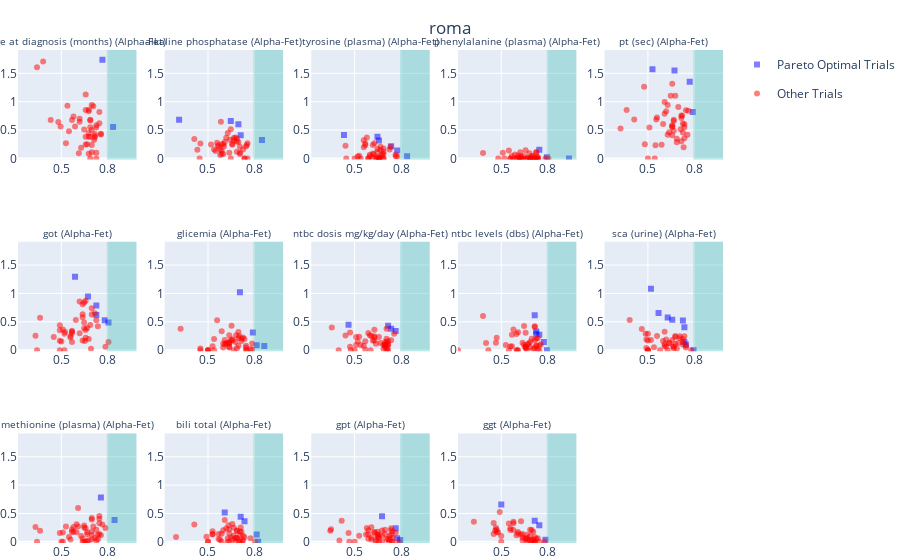

Source (notebook cell):
### Code cell
import warnings
warnings.filterwarnings("ignore")
from utils import *
import pickle
with open('chile.pickle', 'rb') as handle:
    studies = pickle.load(handle)      # Saca la cosa
study = studies[0] #.trials.__len__()
plot_all_studies(studies, .8, 0, 'chile')

### Figure 1 — Plotly figure (JSON) as saved in the notebook; plotly's stock layout.template omitted (floating-point values rounded to 4 significant figures)
{"data": [{"legendgroup": "group1", "marker": {"color": "blue", "opacity": 0.5, "symbol": "square"}, "mode": "markers", "name": "Pareto Optimal Trials", "showlegend": true, "type": "scatter", "x": [0.8333, 0.7647], "xaxis": "x", "y": [0.5521, 1.737], "yaxis": "y"}, {"legendgroup": "group2", "marker": {"color": "red", "opacity": 0.5}, "mode": "markers", "name": "Other Trials", "showlegend": true, "type": "scatter", "x": [0.5392, 0.7451, 0.6569, 0.6765, 0.6961, 0.5686, 0.6961, 0.6569, 0.6863, 0.7108, 0.7157, 0.5882, 0.6765, 0.3431, 0.6667, 0.6863, 0.6765, 0.6863, 0.6569, 0.7549, 0.7255, 0.6176, 0.6275, 0.6961, 0.6569, 0.4804, 0.6961, 0.6765, 0.7059, 0.7255, 0.4951, 0.5294, 0.6863, 0.6127, 0.7451, 0.6176, 0.7157, 0.7549, 0.6765, 0.6471, 0.7255, 0.6863, 0.3824, 0.5784, 0.4314, 0.7157, 0.7255, 0.549], "xaxis": "x", "y": [0.9285, 0.8195, 0.3824, 0.4474, 0.5003, 0.6775, 0.1072, 0.2435, 0.6811, 0.3255, 0.4299, 0.562, 0.857, 1.608, 0.2509, 0, 0.08378, 0.6688, 1.128, 0.4343, 0.5447, 0.647, 0.1902, 0.9405, 0.8528, 0.6403, 0.2359, 0.8298, 0.9179, 0.1005, 0.5624, 0.2681, 0.5504, 0.08946, 0.6182, 0.698, 0.3684, 0.4207, 0.3837, 0.5105, 0.5868, 0.382, 1.709, 0.7407, 0.6772, 0.3962, 0, 0.481], "yaxis": "y"}, {"legendgroup": "group1", "marker": {"color": "blue", "opacity": 0.5, "symbol": "square"}, "mode": "markers", "name": "Pareto Optimal Trials", "showlegend": false, "type": "scatter", "x": [0.7255, 0.6716, 0.5882, 0.7255, 0.8039, 0.7794], "xaxis": "x6", "y": [0.6209, 0.9469, 1.295, 0.7871, 0.4871, 0.5284], "yaxis": "y6"}, {"legendgroup": "group2", "marker": {"color": "red", "opacity": 0.5}, "mode": "markers", "name": "Other Trials", "showlegend": false, "type": "scatter", "x": [0.5931, 0.3627, 0.5196, 0.652, 0.5, 0.6373, 0.6961, 0.5098, 0.6863, 0.4902, 0.6373, 0.5686, 0.4902, 0.6176, 0.6471, 0.6373, 0.6176, 0.6373, 0.6569, 0.6961, 0.5588, 0.4902, 0.451, 0.3333, 0.6569, 0.6471, 0.8039, 0.5588, 0.3431, 0.6765, 0.6569, 0.6471, 0.7843, 0.6912, 0.7255, 0.4902, 0.7353, 0.7157, 0.5245, 0.6667, 0.5686, 0.5686, 0.5196, 0.5686], "xaxis": "x6", "y": [0.5292, 0.5713, 0.2892, 0.1611, 0.1528, 0.5811, 0.6301, 0.3657, 0.4449, 0.1664, 0.1693, 0.3406, 0.441, 0.298, 0.8391, 0.6327, 0.8579, 0.8111, 0.3561, 0.7369, 0.2242, 0, 0.2314, 0.2543, 0.8693, 0.3866, 0.1423, 0.2494, 0, 0.1975, 0.218, 0.4853, 0.0611, 0.02518, 0.5275, 0.3491, 0.4228, 0.6512, 0.3199, 0.3885, 0.3019, 0.1434, 0, 0.3254], "yaxis": "y6"}, {"legendgroup": "group1", "marker": {"color": "blue", "opacity": 0.5, "symbol": "square"}, "mode": "markers", "name": "Pareto Optimal Trials", "showlegend": false, "type": "scatter", "x": [0.8431, 0.7549], "xaxis": "x11", "y": [0.3868, 0.7815], "yaxis": "y11"}, {"legendgroup": "group2", "marker": {"color": "red", "opacity": 0.5}, "mode": "markers", "name": "Other Trials", "showlegend": false, "type": "scatter", "x": [0.5784, 0.6078, 0.7451, 0.5588, 0.7843, 0.6961, 0.6471, 0.7353, 0.7255, 0.6961, 0.6765, 0.6373, 0.7451, 0.598, 0.7157, 0.5098, 0.3333, 0.5784, 0.5686, 0.5294, 0.7647, 0.6373, 0.3627, 0.549, 0.5686, 0.598, 0.6275, 0.3431, 0.6569, 0.4902, 0.6667, 0.6961, 0.7451, 0.7255, 0.6961, 0.6569, 0.5, 0.6078, 0.5098, 0.6471, 0.6667, 0.6471, 0.6667, 0.7059, 0.7451, 0.7549, 0.7353, 0.6961], "xaxis": "x11", "y": [0.2625, 0.2705, 0.1395, 0.0425, 0.2464, 0.04357, 0.289, 0.1275, 0.02381, 0.1193, 0.02753, 0.06074, 0.3297, 0.3121, 0.06924, 0.1635, 0.2636, 0.1765, 0.1724, 0.2727, 0.3069, 0, 0.1967, 0.08684, 0.2168, 0.1704, 0.1047, 0, 0, 0.1556, 0.171, 0.3929, 0.4069, 0.2126, 0.1812, 0.2405, 0, 0.596, 0, 0, 0.135, 0.2514, 0.009928, 0.2713, 0.4566, 0.1145, 0.04704, 0.421], "yaxis": "y11"}, {"legendgroup": "group1", "marker": {"color": "blue", "opacity": 0.5, "symbol": "square"}, "mode": "markers", "name": "Pareto Optimal Trials", "showlegend": false, "type": "scatter", "x": [0.848, 0.6961, 0.7108, 0.3137, 0.6471], "xaxis": "x2", "y": [0.3266, 0.6006, 0.4087, 0.681, 0.6611], "yaxis": "y2"}, {"legendgroup": "group2", "marker": {"color": "red", "opacity": 0.5}, "mode": "markers", "name": "Other Trials", "showlegend": false, "type": "scatter", "x": [0.6961, 0.6471, 0.5392, 0.6471, 0.4461, 0.7451, 0.7059, 0.7059, 0.6569, 0.6863, 0.5833, 0.4118, 0.5882, 0.7353, 0.75, 0.549, 0.6765, 0.6275, 0.7549, 0.5588, 0.7059, 0.7353, 0.6667, 0.6863, 0.6029, 0.6863, 0.5196, 0.6176, 0.5784, 0.6078, 0.5882, 0.6373, 0.5882, 0.7255, 0.5686, 0.598, 0.5784, 0.6667, 0.4314, 0.6422, 0.5637, 0.7549, 0.451, 0.598, 0.6569], "xaxis": "x2", "y": [0.2908, 0.5136, 0.1577, 0, 0, 0.2118, 0.206, 0.101, 0.2593, 0.351, 0.6451, 0.3405, 0.1363, 0, 0.2373, 0.1311, 0.3698, 0.4485, 0.2672, 0.2759, 0.07682, 0, 0.3168, 0.3001, 0.2107, 0.1192, 0.2439, 0.3642, 0.1592, 0.2883, 0.2484, 0.09816, 0.08323, 0.1582, 0.2098, 0.07639, 0.05919, 0.3614, 0.1518, 0.3292, 0.2343, 0, 0.2652, 0.2487, 0.2389], "yaxis": "y2"}, {"legendgroup": "group1", "marker": {"color": "blue", "opacity": 0.5, "symbol": "square"}, "mode": "markers", "name": "Pareto Optimal Trials", "showlegend": false, "type": "scatter", "x": [0.8627, 0.7059, 0.8137, 0.7892], "xaxis": "x7", "y": [0.07342, 1.019, 0.08495, 0.3104], "yaxis": "y7"}, {"legendgroup": "group2", "marker": {"color": "red", "opacity": 0.5}, "mode": "markers", "name": "Other Trials", "showlegend": false, "type": "scatter", "x": [0.6176, 0.701, 0.75, 0.6765, 0.5882, 0.7157, 0.451, 0.7353, 0.6373, 0.451, 0.598, 0.6961, 0.7157, 0.5, 0.6863, 0.5, 0.6569, 0.7745, 0.7843, 0.6373, 0.7255, 0.5392, 0.5294, 0.6961, 0.6373, 0.6176, 0.5, 0.5392, 0.652, 0.6373, 0.7451, 0.7843, 0.7451, 0.6814, 0.6078, 0.6078, 0.6667, 0.5588, 0.6373, 0.598, 0.3235, 0.6471, 0.7451, 0.6961, 0.6373, 0.6569], "xaxis": "x7", "y": [0.1155, 0.249, 0, 0.1444, 0.3339, 0.1595, 0.03033, 0.197, 0.04792, 0, 0.1165, 0.2143, 0.2063, 0, 0.03273, 0, 0.1719, 0.01833, 0.1169, 0.1388, 0.2207, 0.196, 0.07077, 0.3191, 0.1179, 0.1267, 0, 0, 0.4294, 0.127, 0, 0.008651, 0.07767, 0.2629, 0.1783, 0.09991, 0, 0.5252, 0.2609, 0.04706, 0.3774, 0.1777, 0.04818, 0.07745, 0.06117, 0.1912], "yaxis": "y7"}, {"legendgroup": "group1", "marker": {"color": "blue", "opacity": 0.5, "symbol": "square"}, "mode": "markers", "name": "Pareto Optimal Trials", "showlegend": false, "type": "scatter", "x": [0.6078, 0.8235, 0.7353, 0.8137, 0.7108], "xaxis": "x12", "y": [0.5166, 0, 0.3631, 0.1286, 0.4412], "yaxis": "y12"}, {"legendgroup": "group2", "marker": {"color": "red", "opacity": 0.5}, "mode": "markers", "name": "Other Trials", "showlegend": false, "type": "scatter", "x": [0.7108, 0.6863, 0.6863, 0.7255, 0.5294, 0.6324, 0.6373, 0.6569, 0.8039, 0.6176, 0.6667, 0.7059, 0.6765, 0.5294, 0.7059, 0.5, 0.6373, 0.701, 0.6863, 0.6863, 0.4902, 0.6471, 0.6275, 0.6373, 0.7206, 0.2941, 0.5, 0.5686, 0.5882, 0.6275, 0.7745, 0.7059, 0.6667, 0.5784, 0.5686, 0.6569, 0.4118, 0.5294, 0.598, 0.7255, 0.6078, 0.7157, 0.5882, 0.6765, 0.7353], "xaxis": "x12", "y": [0.2539, 0.06295, 0.191, 0.107, 0.1389, 0.2922, 0.2211, 0.3163, 0, 0.2348, 0.1137, 0.1134, 0.01368, 0.1292, 0.01914, 0, 0.1481, 0, 0.1995, 0.06609, 0.09188, 0.07745, 0, 0, 0, 0.08785, 0, 0.05132, 0, 0.06362, 0.0618, 0.1812, 0.2497, 0.03923, 0.1402, 0.04287, 0.3064, 0.1857, 0.2043, 0.02936, 0.3863, 0.1779, 0.1409, 0.07006, 0.08219], "yaxis": "y12"}, {"legendgroup": "group1", "marker": {"color": "blue", "opacity": 0.5, "symbol": "square"}, "mode": "markers", "name": "Pareto Optimal Trials", "showlegend": false, "type": "scatter", "x": [0.7745, 0.6569, 0.6471, 0.8382, 0.4314, 0.7353], "xaxis": "x3", "y": [0.1411, 0.315, 0.3833, 0.04019, 0.4146, 0.2157], "yaxis": "y3"}, {"legendgroup": "group2", "marker": {"color": "red", "opacity": 0.5}, "mode": "markers", "name": "Other Trials", "showlegend": false, "type": "scatter", "x": [0.5686, 0.7304, 0.6569, 0.6176, 0.6863, 0.6863, 0.598, 0.6176, 0.6667, 0.5392, 0.7255, 0.5, 0.5196, 0.5882, 0.598, 0.6618, 0.6765, 0.5294, 0.4461, 0.5588, 0.6225, 0.6422, 0.6863, 0.6471, 0.7647, 0.6373, 0.6176, 0.6765, 0.6275, 0.5784, 0.5882, 0.7647, 0.6569, 0.6471, 0.4412, 0.6471, 0.5686, 0.7745, 0.6569, 0.5588, 0.6667, 0.6863, 0.6863, 0.6569], "xaxis": "x3", "y": [0.2322, 0.2071, 0, 0.2352, 0, 0.07696, 0.06338, 0.02235, 0.2051, 0, 0.1551, 0, 0.03549, 0, 0.03716, 0, 0.05136, 0.04642, 0, 0.1975, 0.07267, 0.02672, 0.1193, 0.1663, 0.07021, 0, 0.08463, 0.07672, 0.2674, 0.3693, 0, 0.03993, 0, 0, 0.2214, 0.1112, 0.2622, 0.03456, 0.0201, 0.3215, 0.1548, 0, 0.1766, 0], "yaxis": "y3"}, {"legendgroup": "group1", "marker": {"color": "blue", "opacity": 0.5, "symbol": "square"}, "mode": "markers", "name": "Pareto Optimal Trials", "showlegend": false, "type": "scatter", "x": [0.7353, 0.7157, 0.7647, 0.4608], "xaxis": "x8", "y": [0.3784, 0.429, 0.3355, 0.4491], "yaxis": "y8"}, {"legendgroup": "group2", "marker": {"color": "red", "opacity": 0.5}, "mode": "markers", "name": "Other Trials", "showlegend": false, "type": "scatter", "x": [0.7059, 0.6667, 0.7059, 0.7059, 0.6176, 0.5392, 0.7549, 0.5196, 0.4412, 0.4755, 0.6961, 0.6275, 0.6863, 0.3971, 0.7157, 0.6961, 0.7108, 0.6275, 0.6961, 0.7157, 0.5294, 0.5098, 0.7059, 0.4706, 0.7157, 0.7059, 0.5588, 0.7157, 0.6961, 0.3529, 0.6078, 0.6275, 0.6961, 0.5882, 0.6569, 0.5686, 0.6275, 0.6373, 0.5, 0.7353, 0.5686, 0.4706, 0.6863, 0.5098, 0.598, 0.6029], "xaxis": "x8", "y": [0.2013, 0.124, 0.1431, 0.1047, 0.1704, 0.08893, 0.2879, 0.1527, 0.2594, 0, 0.05628, 0.361, 0.02105, 0, 0.08658, 0.07344, 0.03501, 0.2433, 0.08485, 0.1025, 0.2348, 0.08857, 0.3774, 0.311, 0.1623, 0, 0.0782, 0, 0.1455, 0.4009, 0.2489, 0.2223, 0.09757, 0.3017, 0.2329, 0.01155, 0.1705, 0.1129, 0, 0.1722, 0.1585, 0.05967, 0.09299, 0.2295, 0.2613, 0], "yaxis": "y8"}, {"legendgroup": "group1", "marker": {"color": "blue", "opacity": 0.5, "symbol": "square"}, "mode": "markers", "name": "Pareto Optimal Trials", "showlegend": false, "type": "scatter", "x": [0.7647, 0.7941, 0.7745, 0.6765], "xaxis": "x13", "y": [0.2421, 0.03478, 0.0641, 0.452], "yaxis": "y13"}, {"legendgroup": "group2", "marker": {"color": "red", "opacity": 0.5}, "mode": "markers", "name": "Other Trials", "showlegend": false, "type": "scatter", "x": [0.6078, 0.6569, 0.6078, 0.7402, 0.4608, 0.6373, 0.4657, 0.7451, 0.7206, 0.6765, 0.7255, 0.6961, 0.7059, 0.6471, 0.5, 0.7255, 0.348, 0.402, 0.5882, 0.6961, 0.7451, 0.6275, 0.5784, 0.7157, 0.5294, 0.6078, 0.6373, 0.5735, 0.6471, 0.7353, 0.7451, 0.7647, 0.6569, 0.3431, 0.6765, 0.7353, 0.5882, 0.6275, 0.7353, 0.7843, 0.6569, 0.652, 0.5882, 0.4167, 0.6765, 0.6471], "xaxis": "x13", "y": [0.0769, 0.06414, 0.2594, 0, 0.156, 0, 0, 0.07067, 0, 0, 0.04628, 0.2148, 0.04846, 0.09084, 0, 0.1049, 0.2223, 0.02274, 0.05523, 0.1384, 0.1844, 0.1659, 0.2452, 0.04864, 0.109, 0.04123, 0.02969, 0.1304, 0.1311, 0.2028, 0, 0.1587, 0.1271, 0.1956, 0.1032, 0.2383, 0.2042, 0.1716, 0.1286, 0, 0, 0.09043, 0.136, 0.3723, 0.202, 0.1788], "yaxis": "y13"}, {"legendgroup": "group1", "marker": {"color": "blue", "opacity": 0.5, "symbol": "square"}, "mode": "markers", "name": "Pareto Optimal Trials", "showlegend": false, "type": "scatter", "x": [0.9363, 0.7451, 0.7941], "xaxis": "x4", "y": [0, 0.1548, 0.01951], "yaxis": "y4"}, {"legendgroup": "group2", "marker": {"color": "red", "opacity": 0.5}, "mode": "markers", "name": "Other Trials", "showlegend": false, "type": "scatter", "x": [0.549, 0.5882, 0.6863, 0.6667, 0.6814, 0.5588, 0.7059, 0.3824, 0.6569, 0.7353, 0.6618, 0.6961, 0.5686, 0.7255, 0.7353, 0.5196, 0.6078, 0.6275, 0.7843, 0.7353, 0.598, 0.6176, 0.6961, 0.6225, 0.4804, 0.6275, 0.7353, 0.6176, 0.7255, 0.8039, 0.5098, 0.7157, 0.7255, 0.6863, 0.6373, 0.6471, 0.5588, 0.6667, 0.6863, 0.5784, 0.598, 0.7255, 0.6275, 0.7059, 0.6176, 0.6863, 0.7059], "xaxis": "x4", "y": [0.1399, 0.06824, 0.00404, 0, 0.09188, 0, 0.04125, 0.09487, 0.1425, 0.02957, 0, 0.04396, 0.04401, 0, 0.003767, 0, 0.05356, 0, 0, 0, 0, 0.01955, 0.006036, 0.1092, 0, 0.04178, 0, 0.005383, 0.1115, 0, 0.1015, 0.001808, 0, 0, 0, 0.03719, 0, 0, 0, 0, 0, 0.1016, 0, 0, 0, 0, 0], "yaxis": "y4"}, {"legendgroup": "group1", "marker": {"color": "blue", "opacity": 0.5, "symbol": "square"}, "mode": "markers", "name": "Pareto Optimal Trials", "showlegend": false, "type": "scatter", "x": [0.7255, 0.7157, 0.7745, 0.7255, 0.7451, 0.7941], "xaxis": "x9", "y": [0.289, 0.6169, 0.1429, 0.3293, 0.2692, 0], "yaxis": "y9"}, {"legendgroup": "group2", "marker": {"color": "red", "opacity": 0.5}, "mode": "markers", "name": "Other Trials", "showlegend": false, "type": "scatter", "x": [0.5784, 0.6863, 0.6863, 0.7157, 0.598, 0.7255, 0.3824, 0.5294, 0.7059, 0.2206, 0.6078, 0.598, 0.6078, 0.6569, 0.6569, 0.7157, 0.6716, 0.6029, 0.7353, 0.6569, 0.5686, 0.7549, 0.6471, 0.549, 0.5686, 0.7157, 0.6569, 0.7255, 0.4657, 0.6373, 0.7353, 0.7451, 0.4706, 0.7451, 0.6667, 0.6961, 0.6765, 0.7255, 0.6569, 0.6471, 0.4167, 0.402, 0.5588, 0.7157], "xaxis": "x9", "y": [0.3636, 0.05218, 0.1453, 0.1743, 0.2847, 0.2055, 0.6018, 0.08845, 0.022, 0, 0.3142, 0, 0, 0.03204, 0.07049, 0.4225, 0.1052, 0, 0.01621, 0.3055, 0.06669, 0.1053, 0.4259, 0, 0.2713, 0.03488, 0.05339, 0.08269, 0.1311, 0.1288, 0.2141, 0.08264, 0.2185, 0, 0, 0.201, 0.1166, 0.07191, 0.05431, 0.09715, 0, 0.1265, 0.06435, 0.4078], "yaxis": "y9"}, {"legendgroup": "group1", "marker": {"color": "blue", "opacity": 0.5, "symbol": "square"}, "mode": "markers", "name": "Pareto Optimal Trials", "showlegend": false, "type": "scatter", "x": [0.7843, 0.5, 0.7157, 0.7451], "xaxis": "x14", "y": [0.03831, 0.658, 0.372, 0.2924], "yaxis": "y14"}, {"legendgroup": "group2", "marker": {"color": "red", "opacity": 0.5}, "mode": "markers", "name": "Other Trials", "showlegend": false, "type": "scatter", "x": [0.5, 0.6863, 0.6961, 0.6863, 0.7157, 0.5784, 0.7157, 0.6373, 0.7059, 0.4608, 0.4804, 0.5588, 0.549, 0.6765, 0.6569, 0.7157, 0.598, 0.6569, 0.6863, 0.5784, 0.7451, 0.7353, 0.6275, 0.4902, 0.6275, 0.3235, 0.4706, 0.7794, 0.7059, 0.6078, 0.451, 0.7255, 0.6373, 0.4706, 0.451, 0.6961, 0.7059, 0.6667, 0.6078, 0.5784, 0.6667, 0.6667, 0.4657, 0.6373, 0.5, 0.5588], "xaxis": "x14", "y": [0, 0.2133, 0.2088, 0.1054, 0.08596, 0.2071, 0, 0.07684, 0.04303, 0.1982, 0.1645, 0.2417, 0.3259, 0.03172, 0.05457, 0, 0.1175, 0.0564, 0.02531, 0.3566, 0, 0.06181, 0.3628, 0.5252, 0.1273, 0.3553, 0.1756, 0, 0.1772, 0.1741, 0.3337, 0.05247, 0.02283, 0.2122, 0.1398, 0.0322, 0, 0.1245, 0.1494, 0.3299, 0.07273, 0, 0.2469, 0.1382, 0.1027, 0.2106], "yaxis": "y14"}, {"legendgroup": "group1", "marker": {"color": "blue", "opacity": 0.5, "symbol": "square"}, "mode": "markers", "name": "Pareto Optimal Trials", "showlegend": false, "type": "scatter", "x": [0.7892, 0.5294, 0.6716, 0.7696], "xaxis": "x5", "y": [0.8197, 1.57, 1.55, 1.35], "yaxis": "y5"}, {"legendgroup": "group2", "marker": {"color": "red", "opacity": 0.5}, "mode": "markers", "name": "Other Trials", "showlegend": false, "type": "scatter", "x": [0.6373, 0.4804, 0.7353, 0.6667, 0.6569, 0.5539, 0.5, 0.598, 0.6176, 0.5098, 0.7206, 0.6863, 0.7451, 0.7157, 0.7108, 0.6275, 0.6765, 0.7353, 0.6961, 0.6569, 0.6275, 0.7255, 0.7255, 0.6863, 0.4118, 0.5882, 0.7598, 0.7157, 0.6667, 0.6569, 0.6471, 0.7549, 0.6667, 0.6078, 0.6078, 0.3627, 0.549, 0.7157, 0.6569, 0.4755, 0.5441, 0.7304, 0.6569, 0.3235, 0.5588, 0.7353], "xaxis": "x5", "y": [0.4625, 0.2497, 0.6004, 0.4867, 0.4082, 0.6882, 0, 0.606, 0.8337, 0.5451, 0.7531, 0.2842, 0.8506, 0.7574, 0.5149, 0.419, 1.105, 0.3536, 0.9084, 0.5536, 0.942, 0.459, 0.6146, 0.3487, 0.6863, 0.2421, 0.8382, 0.7104, 0.6618, 0.5642, 1.105, 0.4175, 0.6815, 0.9948, 0.7873, 0.8536, 0.2302, 0.3044, 1.317, 1.265, 0, 0.1975, 0.5856, 0.5266, 0.7204, 0.5498], "yaxis": "y5"}, {"legendgroup": "group1", "marker": {"color": "blue", "opacity": 0.5, "symbol": "square"}, "mode": "markers", "name": "Pareto Optimal Trials", "showlegend": false, "type": "scatter", "x": [0.5196, 0.7451, 0.5686, 0.7353, 0.7353, 0.7941, 0.6275, 0.6569, 0.7255], "xaxis": "x10", "y": [1.084, 0.09974, 0.6526, 0.1425, 0.4014, 0, 0.5733, 0.5365, 0.5237], "yaxis": "y10"}, {"legendgroup": "group2", "marker": {"color": "red", "opacity": 0.5}, "mode": "markers", "name": "Other Trials", "showlegend": false, "type": "scatter", "x": [0.6765, 0.5, 0.5, 0.5392, 0.7451, 0.7059, 0.6765, 0.4608, 0.598, 0.5588, 0.6667, 0.5196, 0.7794, 0.6078, 0.6569, 0.6961, 0.6667, 0.7255, 0.7353, 0.3824, 0.6176, 0.6618, 0.7059, 0.6765, 0.6863, 0.5784, 0.4853, 0.7255, 0.6373, 0.6275, 0.6373, 0.4902, 0.5, 0.6176, 0.6078, 0.5, 0.5, 0.4902, 0.6078, 0.7451, 0.7255], "xaxis": "x10", "y": [0.2499, 0, 0, 0.05069, 0.08393, 0.2448, 0.2338, 0.3714, 0.1621, 0.2472, 0.02944, 0.1782, 0, 0.1026, 0.1771, 0.1245, 0.06294, 0.1009, 0.2427, 0.5313, 0.1862, 0.06624, 0.2086, 0.1072, 0.02711, 0, 0.2889, 0.1422, 0.1255, 0, 0.1244, 0.1884, 0.2908, 0.06579, 0.3255, 0.1705, 0, 0.03772, 0.06651, 0.04558, 0.1948], "yaxis": "y10"}], "layout": {"annotations": [{"font": {"size": 10}, "showarrow": false, "text": "age at diagnosis (months) (Alpha-Fet)", "x": 0.084, "xanchor": "center", "xref": "paper", "y": 1, "yanchor": "bottom", "yref": "paper"}, {"font": {"size": 10}, "showarrow": false, "text": "alkaline phosphatase (Alpha-Fet)", "x": 0.292, "xanchor": "center", "xref": "paper", "y": 1, "yanchor": "bottom", "yref": "paper"}, {"font": {"size": 10}, "showarrow": false, "text": "tyrosine (plasma) (Alpha-Fet)", "x": 0.5, "xanchor": "center", "xref": "paper", "y": 1, "yanchor": "bottom", "yref": "paper"}, {"font": {"size": 10}, "showarrow": false, "text": "phenylalanine (plasma) (Alpha-Fet)", "x": 0.708, "xanchor": "center", "xref": "paper", "y": 1, "yanchor": "bottom", "yref": "paper"}, {"font": {"size": 10}, "showarrow": false, "text": "pt (sec) (Alpha-Fet)", "x": 0.916, "xanchor": "center", "xref": "paper", "y": 1, "yanchor": "bottom", "yref": "paper"}, {"font": {"size": 10}, "showarrow": false, "text": "got (Alpha-Fet)", "x": 0.084, "xanchor": "center", "xref": "paper", "y": 0.6111, "yanchor": "bottom", "yref": "paper"}, {"font": {"size": 10}, "showarrow": false, "text": "glicemia (Alpha-Fet)", "x": 0.292, "xanchor": "center", "xref": "paper", "y": 0.6111, "yanchor": "bottom", "yref": "paper"}, {"font": {"size": 10}, "showarrow": false, "text": "ntbc dosis mg/kg/day (Alpha-Fet)", "x": 0.5, "xanchor": "center", "xref": "paper", "y": 0.6111, "yanchor": "bottom", "yref": "paper"}, {"font": {"size": 10}, "showarrow": false, "text": "ntbc levels (dbs) (Alpha-Fet)", "x": 0.708, "xanchor": "center", "xref": "paper", "y": 0.6111, "yanchor": "bottom", "yref": "paper"}, {"font": {"size": 10}, "showarrow": false, "text": "sca (urine) (Alpha-Fet)", "x": 0.916, "xanchor": "center", "xref": "paper", "y": 0.6111, "yanchor": "bottom", "yref": "paper"}, {"font": {"size": 10}, "showarrow": false, "text": "methionine (plasma) (Alpha-Fet)", "x": 0.084, "xanchor": "center", "xref": "paper", "y": 0.2222, "yanchor": "bottom", "yref": "paper"}, {"font": {"size": 10}, "showarrow": false, "text": "bili total (Alpha-Fet)", "x": 0.292, "xanchor": "center", "xref": "paper", "y": 0.2222, "yanchor": "bottom", "yref": "paper"}, {"font": {"size": 10}, "showarrow": false, "text": "gpt (Alpha-Fet)", "x": 0.5, "xanchor": "center", "xref": "paper", "y": 0.2222, "yanchor": "bottom", "yref": "paper"}, {"font": {"size": 10}, "showarrow": false, "text": "ggt (Alpha-Fet)", "x": 0.708, "xanchor": "center", "xref": "paper", "y": 0.2222, "yanchor": "bottom", "yref": "paper"}], "autosize": true, "margin": {"b": 0, "l": 0, "r": 0, "t": 50}, "shapes": [{"fillcolor": "LightSeaGreen", "line": {"color": "LightSeaGreen", "width": 2}, "opacity": 0.3, "type": "rect", "x0": 0.8, "x1": 1, "xref": "x", "y0": -0.02, "y1": 1.911, "yref": "y"}, {"fillcolor": "LightSeaGreen", "line": {"color": "LightSeaGreen", "width": 2}, "opacity": 0.3, "type": "rect", "x0": 0.8, "x1": 1, "xref": "x6", "y0": -0.02, "y1": 1.911, "yref": "y6"}, {"fillcolor": "LightSeaGreen", "line": {"color": "LightSeaGreen", "width": 2}, "opacity": 0.3, "type": "rect", "x0": 0.8, "x1": 1, "xref": "x11", "y0": -0.02, "y1": 1.911, "yref": "y11"}, {"fillcolor": "LightSeaGreen", "line": {"color": "LightSeaGreen", "width": 2}, "opacity": 0.3, "type": "rect", "x0": 0.8, "x1": 1, "xref": "x2", "y0": -0.02, "y1": 1.911, "yref": "y2"}, {"fillcolor": "LightSeaGreen", "line": {"color": "LightSeaGreen", "width": 2}, "opacity": 0.3, "type": "rect", "x0": 0.8, "x1": 1, "xref": "x7", "y0": -0.02, "y1": 1.911, "yref": "y7"}, {"fillcolor": "LightSeaGreen", "line": {"color": "LightSeaGreen", "width": 2}, "opacity": 0.3, "type": "rect", "x0": 0.8, "x1": 1, "xref": "x12", "y0": -0.02, "y1": 1.911, "yref": "y12"}, {"fillcolor": "LightSeaGreen", "line": {"color": "LightSeaGreen", "width": 2}, "opacity": 0.3, "type": "rect", "x0": 0.8, "x1": 1, "xref": "x3", "y0": -0.02, "y1": 1.911, "yref": "y3"}, {"fillcolor": "LightSeaGreen", "line": {"color": "LightSeaGreen", "width": 2}, "opacity": 0.3, "type": "rect", "x0": 0.8, "x1": 1, "xref": "x8", "y0": -0.02, "y1": 1.911, "yref": "y8"}, {"fillcolor": "LightSeaGreen", "line": {"color": "LightSeaGreen", "width": 2}, "opacity": 0.3, "type": "rect", "x0": 0.8, "x1": 1, "xref": "x13", "y0": -0.02, "y1": 1.911, "yref": "y13"}, {"fillcolor": "LightSeaGreen", "line": {"color": "LightSeaGreen", "width": 2}, "opacity": 0.3, "type": "rect", "x0": 0.8, "x1": 1, "xref": "x4", "y0": -0.02, "y1": 1.911, "yref": "y4"}, {"fillcolor": "LightSeaGreen", "line": {"color": "LightSeaGreen", "width": 2}, "opacity": 0.3, "type": "rect", "x0": 0.8, "x1": 1, "xref": "x9", "y0": -0.02, "y1": 1.911, "yref": "y9"}, {"fillcolor": "LightSeaGreen", "line": {"color": "LightSeaGreen", "width": 2}, "opacity": 0.3, "type": "rect", "x0": 0.8, "x1": 1, "xref": "x14", "y0": -0.02, "y1": 1.911, "yref": "y14"}, {"fillcolor": "LightSeaGreen", "line": {"color": "LightSeaGreen", "width": 2}, "opacity": 0.3, "type": "rect", "x0": 0.8, "x1": 1, "xref": "x5", "y0": -0.02, "y1": 1.911, "yref": "y5"}, {"fillcolor": "LightSeaGreen", "line": {"color": "LightSeaGreen", "width": 2}, "opacity": 0.3, "type": "rect", "x0": 0.8, "x1": 1, "xref": "x10", "y0": -0.02, "y1": 1.911, "yref": "y10"}], "showlegend": true, "title": {"text": "roma", "x": 0.5, "xanchor": "center", "y": 0.96, "yanchor": "top"}, "xaxis": {"anchor": "y", "domain": [0, 0.168], "range": [0.2206, 0.984], "tickvals": [0.5, 0.8, 1]}, "xaxis10": {"anchor": "y10", "domain": [0.832, 1], "range": [0.2206, 0.984], "tickvals": [0.5, 0.8, 1]}, "xaxis11": {"anchor": "y11", "domain": [0, 0.168], "range": [0.2206, 0.984], "tickvals": [0.5, 0.8, 1]}, "xaxis12": {"anchor": "y12", "domain": [0.208, 0.376], "range": [0.2206, 0.984], "tickvals": [0.5, 0.8, 1]}, "xaxis13": {"anchor": "y13", "domain": [0.416, 0.584], "range": [0.2206, 0.984], "tickvals": [0.5, 0.8, 1]}, "xaxis14": {"anchor": "y14", "domain": [0.624, 0.792], "range": [0.2206, 0.984], "tickvals": [0.5, 0.8, 1]}, "xaxis15": {"anchor": "y15", "domain": [0.832, 1], "range": [0.2206, 0.984], "tickvals": [0.5, 0.8, 1]}, "xaxis2": {"anchor": "y2", "domain": [0.208, 0.376], "range": [0.2206, 0.984], "tickvals": [0.5, 0.8, 1]}, "xaxis3": {"anchor": "y3", "domain": [0.416, 0.584], "range": [0.2206, 0.984], "tickvals": [0.5, 0.8, 1]}, "xaxis4": {"anchor": "y4", "domain": [0.624, 0.792], "range": [0.2206, 0.984], "tickvals": [0.5, 0.8, 1]}, "xaxis5": {"anchor": "y5", "domain": [0.832, 1], "range": [0.2206, 0.984], "tickvals": [0.5, 0.8, 1]}, "xaxis6": {"anchor": "y6", "domain": [0, 0.168], "range": [0.2206, 0.984], "tickvals": [0.5, 0.8, 1]}, "xaxis7": {"anchor": "y7", "domain": [0.208, 0.376], "range": [0.2206, 0.984], "tickvals": [0.5, 0.8, 1]}, "xaxis8": {"anchor": "y8", "domain": [0.416, 0.584], "range": [0.2206, 0.984], "tickvals": [0.5, 0.8, 1]}, "xaxis9": {"anchor": "y9", "domain": [0.624, 0.792], "range": [0.2206, 0.984], "tickvals": [0.5, 0.8, 1]}, "yaxis": {"anchor": "x", "domain": [0.7778, 1], "range": [-0.02, 1.911]}, "yaxis10": {"anchor": "x10", "domain": [0.3889, 0.6111], "range": [-0.02, 1.911]}, "yaxis11": {"anchor": "x11", "domain": [0, 0.2222], "range": [-0.02, 1.911]}, "yaxis12": {"anchor": "x12", "domain": [0, 0.2222], "range": [-0.02, 1.911]}, "yaxis13": {"anchor": "x13", "domain": [0, 0.2222], "range": [-0.02, 1.911]}, "yaxis14": {"anchor": "x14", "domain": [0, 0.2222], "range": [-0.02, 1.911]}, "yaxis15": {"anchor": "x15", "domain": [0, 0.2222], "range": [-0.02, 1.911]}, "yaxis2": {"anchor": "x2", "domain": [0.7778, 1], "range": [-0.02, 1.911]}, "yaxis3": {"anchor": "x3", "domain": [0.7778, 1], "range": [-0.02, 1.911]}, "yaxis4": {"anchor": "x4", "domain": [0.7778, 1], "range": [-0.02, 1.911]}, "yaxis5": {"anchor": "x5", "domain": [0.7778, 1], "range": [-0.02, 1.911]}, "yaxis6": {"anchor": "x6", "domain": [0.3889, 0.6111], "range": [-0.02, 1.911]}, "yaxis7": {"anchor": "x7", "domain": [0.3889, 0.6111], "range": [-0.02, 1.911]}, "yaxis8": {"anchor": "x8", "domain": [0.3889, 0.6111], "range": [-0.02, 1.911]}, "yaxis9": {"anchor": "x9", "domain": [0.3889, 0.6111], "range": [-0.02, 1.911]}}}
